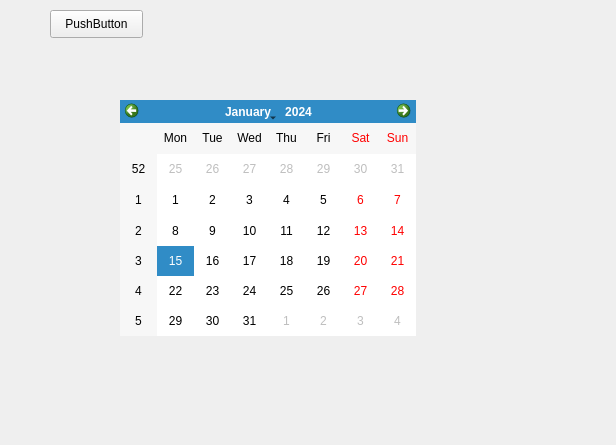
<?xml version="1.0" encoding="UTF-8"?>
<ui version="4.0">
 <class>Form_news</class>
 <widget class="QWidget" name="Form_news">
  <property name="geometry">
   <rect>
    <x>0</x>
    <y>0</y>
    <width>616</width>
    <height>445</height>
   </rect>
  </property>
  <property name="windowTitle">
   <string>Form</string>
  </property>
  <widget class="QPushButton" name="pushButton_nwes">
   <property name="geometry">
    <rect>
     <x>50</x>
     <y>10</y>
     <width>93</width>
     <height>28</height>
    </rect>
   </property>
   <property name="text">
    <string>PushButton</string>
   </property>
  </widget>
  <widget class="QCalendarWidget" name="calendarWidget">
   <property name="geometry">
    <rect>
     <x>120</x>
     <y>100</y>
     <width>296</width>
     <height>236</height>
    </rect>
   </property>
  </widget>
 </widget>
 <resources/>
 <connections/>
</ui>
